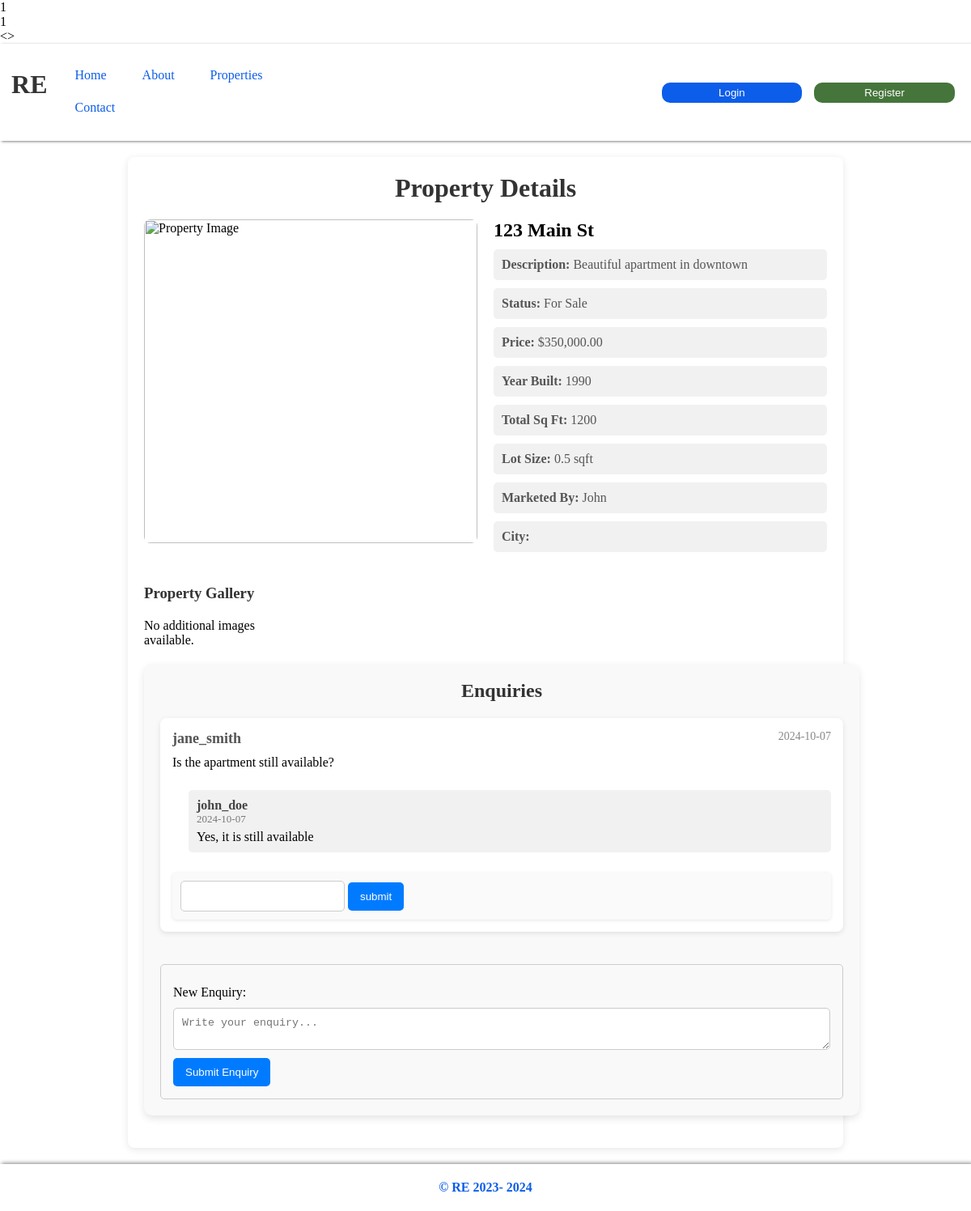
/property-details?id=1, run on the app's committed database.
### tables this page shows
create table property(
    id int auto_increment primary key,
    propertyType int,
    status varchar(20) not null,
    yearBuilt int not null,
    marketedBy int not null,
    description varchar(255) not null,
    price float not null,
    totalSqFt float not null,
    lotSizeUnit varchar(20) not null,
    lotSize float not null,
    cityId int,
    address varchar(50) not null,
    foreign key (marketedBy) references user(id) on delete cascade,
    foreign key (cityId) references city(id) on delete set null,
    createdAt datetime default current_timestamp
);

create table user(
    id int auto_increment primary key,
    firstName varchar(50) not null,
    lastName varchar(50) not null,
    email varchar(100) not null,
    username varchar(50) not null,
    password varchar(255) not null,
    roleId int,
    avatar varchar(255) not null,
    foreign key (roleId) references role(id) on delete set null,
    createdAt datetime default current_timestamp

);

create table enquiry(
    id int auto_increment primary key,
    enquiry varchar(255) not null,
    createdBy int not null,
    enquiryFor int not null,
    createdAt datetime default current_timestamp,
    foreign key (enquiryFor) references property(id) on delete cascade,
    foreign key (createdBy) references user(id) on delete cascade
);

create table comment (
    id int auto_increment primary key,
    comment varchar(255) not null,
    createdBy int not null,
    commentFor int not null,
    createdAt datetime default current_timestamp,
    foreign key (commentFor) references enquiry(id) on delete cascade,
    foreign key (createdBy) references user(id) on delete cascade
);

### public/property-details.php (the view, shortened to what the rows shown need)
<?php require_once __DIR__ . "/../constants.php";
require_once __DIR__ . "/../src/models/Property.php";
?>
<!DOCTYPE html>
<html lang="en">
<head>
    <link href="<?php echo URL . 'public/css/index.css'; ?>" rel="stylesheet" type="text/css" />
    <link href="<?php echo URL . 'public/css/property-details.css'; ?>" rel="stylesheet" type="text/css" />
</head>
    <?php include __DIR__ . "/../components/header.php"; ?>
    <div class="container">
        <h1>Property Details</h1>
        <?php if ($property instanceof Property): ?>
            <div class="property-detail">
                <div class="property-image">
                    <img src="<?php echo $property->getPropertyPhotos() != null ? URL . $property->getPropertyPhotos()[0]->getUrl() : ''; ?>"
                        alt="Property Image" />
                </div>
                <div class="property-info">
                    <h2><?php echo $property->getAddress(); ?></h2>
                    <p><strong>Description:</strong> <?php echo $property->getDescription(); ?></p>
                    <p><strong>Status:</strong> <?php echo $property->getStatus(); ?></p>
                    <p><strong>Price:</strong> $<?php echo number_format($property->getPrice(), 2); ?></p>
                    <p><strong>Year Built:</strong> <?php echo $property->getYearBuilt(); ?></p>
                    <p><strong>Total Sq Ft:</strong> <?php echo $property->getTotalSqFt(); ?></p>
                    <p><strong>Lot Size:</strong>
                        <?php echo $property->getLotSize() . ' ' . $property->getLotSizeUnit(); ?>
                    </p>
                    <p><strong>Marketed By:</strong> <?php echo $property->getMarketedBy()->getFirstName(); ?></p>
                    <p><strong>City:</strong> <?php echo $property->getCity()->getName(); ?></p>
                </div>
            </div>
            <div class="gallery">
                <h3>Property Gallery</h3>
                <div class="gallery-grid">
                    <?php if ($property->getPropertyPhotos() != null): ?>
                        <?php foreach ($property->getPropertyPhotos() as $photo): ?>
                            <div class="gallery-item">
                                <img src="<?php echo URL . $photo->getUrl(); ?>" alt="Gallery Image" />
                            </div>
                        <?php endforeach; ?>
                    <?php else: ?>
                        <p>No additional images available.</p>
                    <?php endif; ?>
                </div>
            </div>
            <div class="enquiries">
                <h3> Enquiries</h3>
                <?php
                if ($property->getEnquiries() != null) {
                    foreach ($property->getEnquiries() as $enquiry) {
                        if ($enquiry instanceof Enquiry) {
                            ?>
                            <div class="enquiries-boxes">
                                <div class="enquiry-box">
                                    <div class="enquiry">
                                        <div>
                                            <h4>
                                <?php echo $enquiry->getCreatedBy()->getUsername(); ?>
                            </h4>
                            <p>
                                <?php echo date('Y-m-d'); ?>
                            </p>
                        </div>
                        <div>
                            <div>
                                <?php
                                    echo $enquiry->getEnquiry();
                                ?>
                            </div>
                        </div>
                        <div class="comments">
                            <?php
                            if ($enquiry->getComments() != null) {
                                foreach ($enquiry->getComments() as $comment) {
                                    if ($comment instanceof Comment) {
                                        ?>
                            <div class="comment">
                                <div>
                                    <h4>
                                        <?php
                                        echo $comment->getCreatedBy()->getUsername();
                                        ?>
                                    </h4>
                                    <p>
                                        <?php echo date('Y-m-d'); ?>
                                    </p>
                                </div>
                                <div>
                                    <?php
                                    echo $comment->getComment();
                                    ?>
                                </div>
                            </div>
                            <?php
                                    }
                                }
                            }
                            ?>
                        </div>
                        <div class="commentBox">
                            <form class="commentBoxForm" action="" method="post">
                                <div class="commentInputContainer">
                                    <input type="text" name="comment" />
                                    <button name="submit">submit</button>
                                </div>
                            </form>
                        </div>
                    </div>
                </div>
                <?php
                        }
                    }
                }
                ?>
                <div class="enquiryInputBox">
                    <form class="enquiryForm" method="post">
                        <div action="" method="post">
                            <label for="enquiry" style="display:block;padding:10px 0;">New Enquiry:</label>
                            <textarea id="enquiry" name="enquiryString" placeholder="Write your enquiry..."
                                required></textarea>
                        </div>
                        <div style="margin-top:10px;">
                            <button type="submit" name="enquiry">Submit Enquiry</button>
                        </div>
                    </form>
                </div>
            </div>
        </div>
        <?php else: ?>
        <p>Property not found.</p>
        <?php endif; ?>
    </div>
</body>
</html>

### data on the page
property: address "123 Main St", description "Beautiful apartment in downtown", status "For Sale", price "350,000.00", yearBuilt "1990", totalSqFt "1200", lotSize "0.5", lotSizeUnit "sqft"
user: firstName "John"
enquiry: createdBy.username "jane_smith", enquiry "Is the apartment still available?"
comment: createdBy.username "john_doe", comment "Yes, it is still available"

### other printed values
$msg "1"
